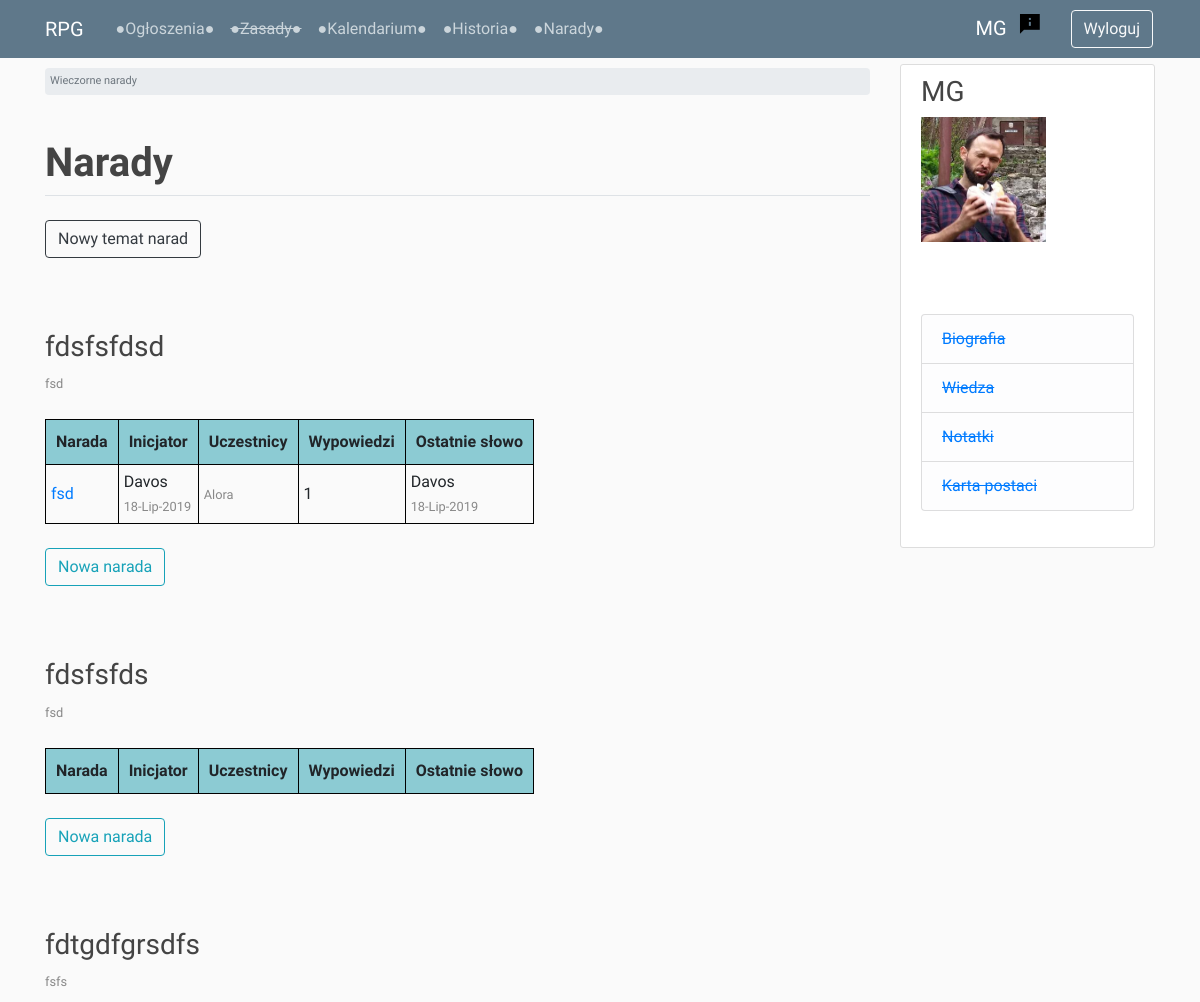
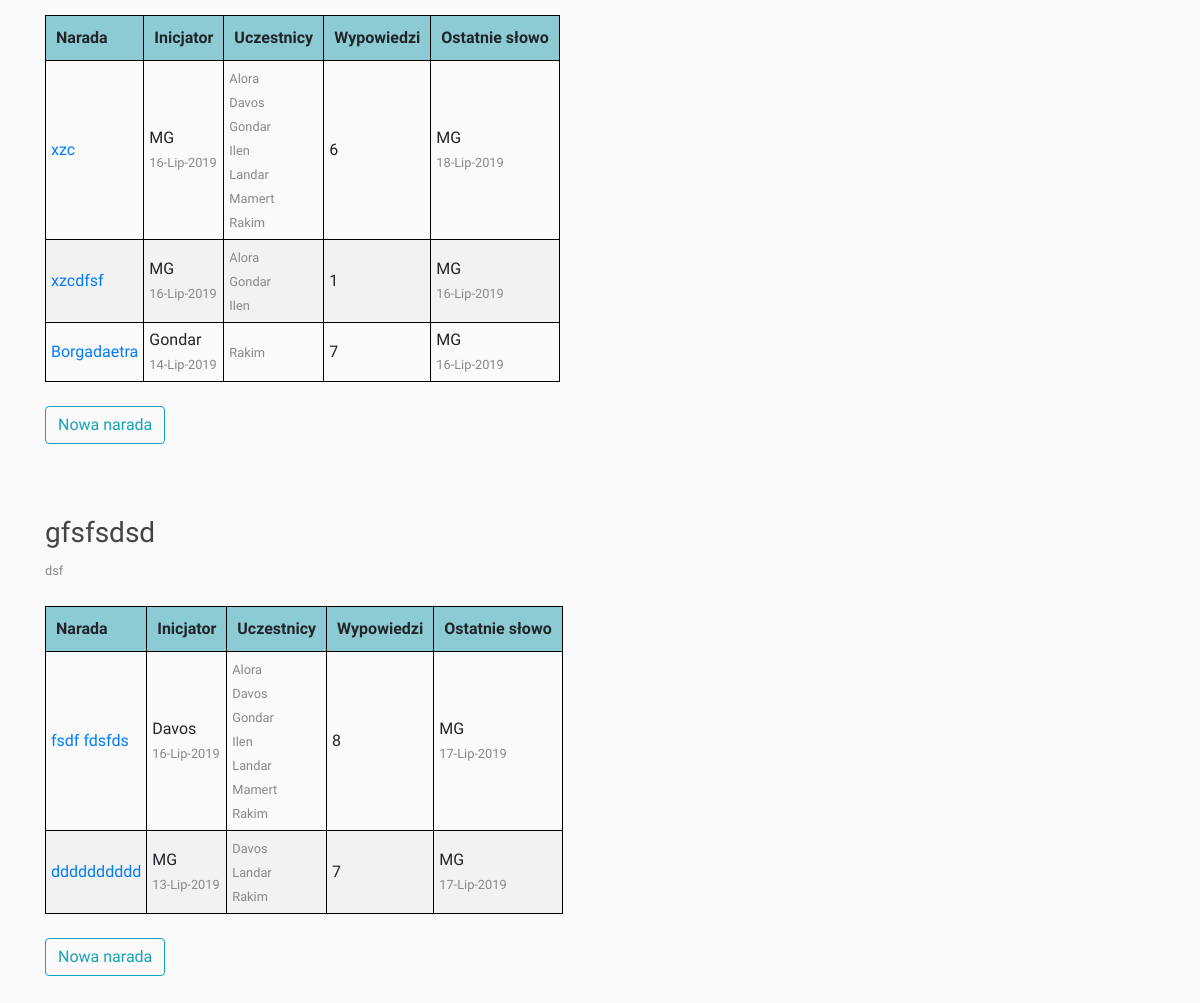
Before: /forum/ (signed in) with the older database file (2 pictures, top to bottom).
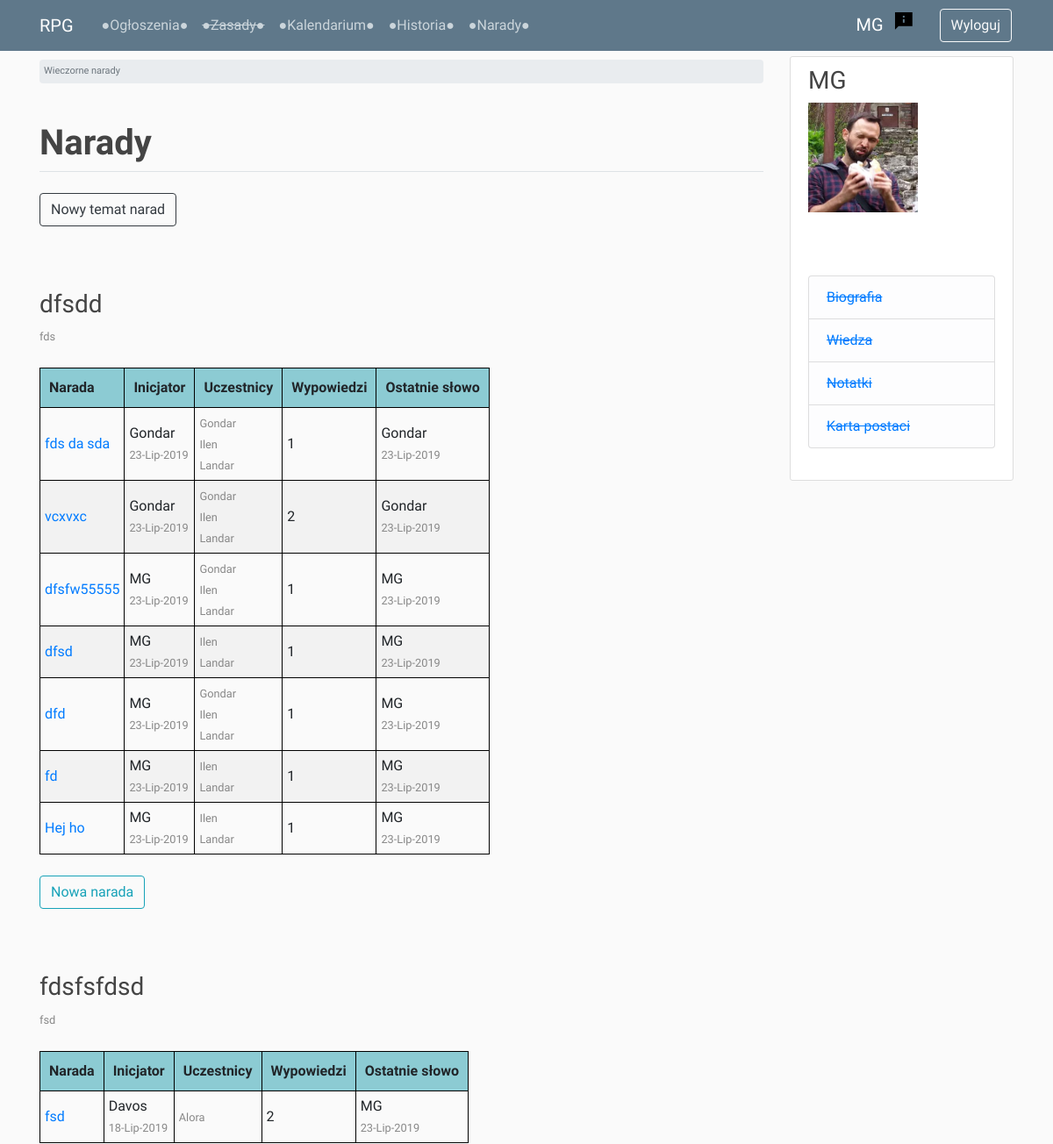
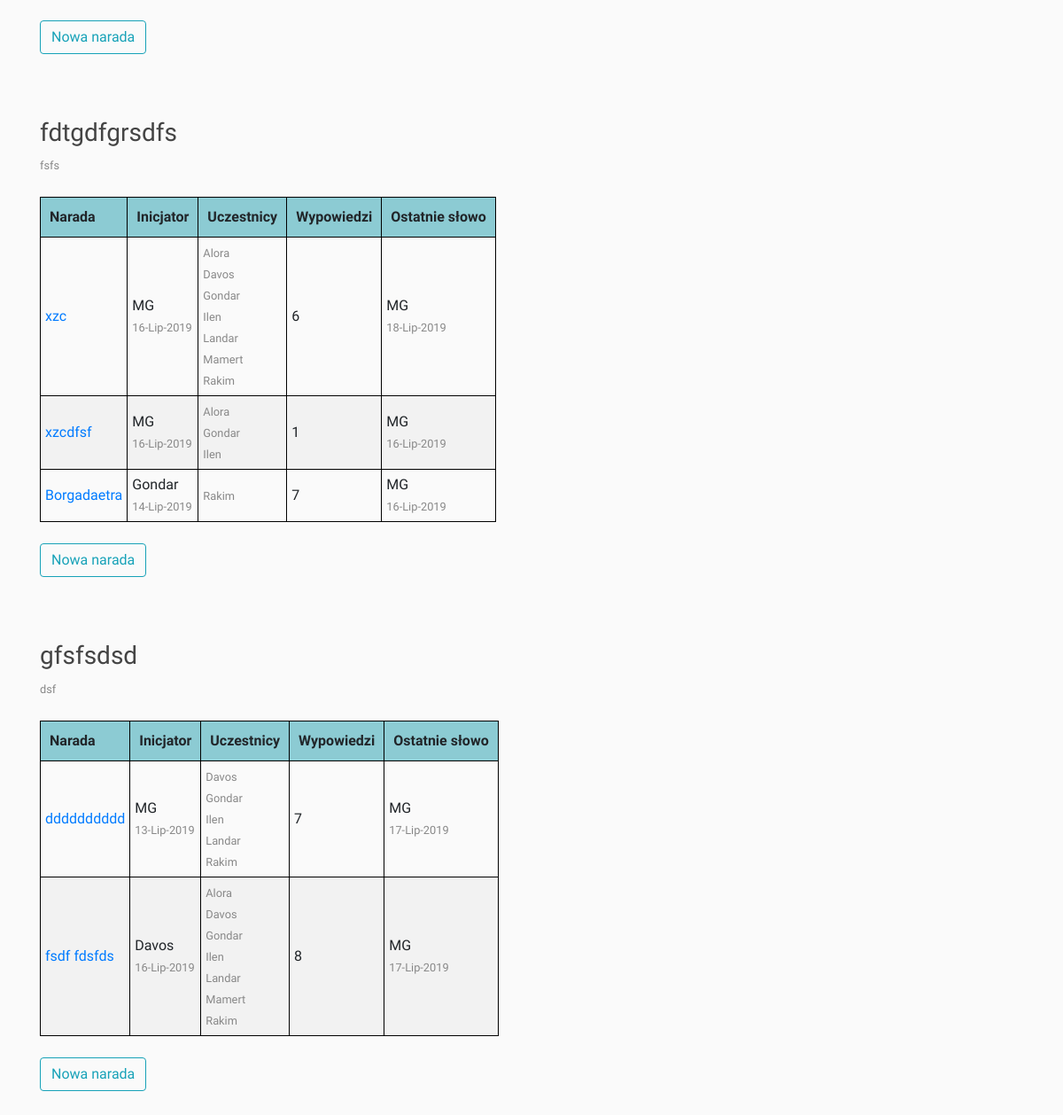
After: the same page with the newer database file (2 pictures, top to bottom).
### forum/models.py (models this page shows, shortened)
class Board(models.Model):
    title = models.CharField(max_length=50, unique=True)
    slug = models.SlugField(max_length=50, unique=True, blank=True)
    date_created = models.DateTimeField(auto_now_add=True)
    date_updated = models.DateTimeField(auto_now=True)
    description = models.CharField(max_length=100)
    class Meta:
        ordering = ['-date_updated']

class Topic(models.Model):
    topic_name = models.CharField(max_length=100, unique=True)
    slug = models.SlugField(max_length=50, unique=True, blank=True)
    date_created = models.DateTimeField(auto_now_add=True)
    date_updated = models.DateTimeField(auto_now=True)
    board = models.ForeignKey(Board, related_name='topics', on_delete=models.CASCADE)
    starter = models.ForeignKey(User, related_name='topics', on_delete=models.CASCADE)
    allowed_profiles = models.ManyToManyField(to=Profile, related_name='allowed_topics',
                                              limit_choices_to=
                                              Q(character_status='active_player') |
                                              Q(character_status='inactive_player') |
                                              Q(character_status='living_npc')
                                              )
    def get_absolute_url(self):
        return reverse('topic', kwargs={'board_slug': self.board.slug, 'topic_slug': self.slug})    # another way
    class Meta:
        ordering = ['-date_updated']

### users/models.py (models this page shows, shortened)
class Profile(models.Model):
    user = models.OneToOneField(User, on_delete=models.CASCADE)
    image = models.ImageField(default='profile_pics/default_profile.jpg', upload_to='profile_pics')
    character_name = models.CharField(max_length=50, default='')
    character_status = models.CharField(max_length=20, choices=STATUS, default='npc')
    class Meta:
        ordering = ['character_status', 'character_name']

### forum/views.py (the view)
# urls.py: path('', forum_view, name='forum'),
@login_required
def forum_view(request):
    queryset = Board.objects.all()
    topics_with_last_post_date_dict = {topic: topic.posts.all().aggregate(Max('date_posted'))['date_posted__max']
                                       for topic in Topic.objects.all()}
    topics_with_last_active_user_dict = {}
    for topic in Topic.objects.all():
        last_post = topic.posts.filter(date_posted=topics_with_last_post_date_dict[topic])
        topics_with_last_active_user_dict[topic] = last_post[0].author.profile.character_name if last_post else ''
    boards_with_allowed_profiles_dict = {}
    for board in queryset:
        allowed_profiles = ''
        for topic in board.topics.all():
            for profile in topic.allowed_profiles.all():
                if profile.character_name not in allowed_profiles:
                    allowed_profiles += profile.character_name
        boards_with_allowed_profiles_dict[board] = allowed_profiles
    context = {
        'page_title': 'Narady',
        'queryset': queryset,
        'topics_with_last_post_date_dict': topics_with_last_post_date_dict,
        'topics_with_last_active_user_dict': topics_with_last_active_user_dict,
        'boards_with_allowed_profiles_dict': boards_with_allowed_profiles_dict
    }
    return render(request, 'forum/forum.html', context)

### forum/templatetags/custom_filters.py (called while the page is built)
@register.filter
def dict_lookup(dict_, index):
    if index in dict_:
        return dict_[index]
    return ''

@register.filter
def get_first_word(text):
    return text.split(' ', 1)[0]

### forum/templates/forum/forum.html
{% extends 'base.html' %}
{% load custom_filters %}
{% block breadcrumb %}
    <li class="breadcrumb-item active">Wieczorne narady</li>
{% endblock breadcrumb %}
{% block content %}
    <br>
    {% if request.user.profile.character_name == '' %}
        <p><a href="/users/profile">Uzupełnij imię postaci, aby móc uczestniczyć w naradach!</a></p>
    {% else %}
        <div class="mb-4">
            <a href="{% url 'create_board' %}" class="btn btn-outline-dark">Nowy temat narad</a>
        </div><br><br>
        {% for board in queryset %}
            {% if request.user.profile.character_name in boards_with_allowed_profiles_dict|dict_lookup:board or request.user.profile.character_status == 'gm' %}
                <h3>{{ board.title }}</h3>
                {% if board.description %}
                    <small>{{ board.description }}</small> <br>
                {% endif %}<br>
                <table class="forum">
                    <thead>
                        <tr>
                            <th>Narada</th>
                            <th>Inicjator</th>
                            <th>Uczestnicy</th>
                            <th>Wypowiedzi</th>
                            <th>Ostatnie słowo</th>
                        </tr>
                    </thead>
                    <tbody>
                    {% for topic in board.topics.all %}
                        {% if request.user.profile in topic.allowed_profiles.all or request.user.profile.character_status == 'gm' %}
                            <tr>
                                <td>
                                    <a href="{{ topic.get_absolute_url }}">{{ topic.topic_name }}</a>
                                </td>
                                <td>
                                    {{ topic.starter.profile.character_name|get_first_word  }}<br>
                                    <small>{{ topic.date_created|date:'d-M-Y' }}</small>
                                </td>
                                <td>
                                    {% for profile in topic.allowed_profiles.all %}
                                        {% if profile.character_status != 'gm' %}
                                            <small>{{ profile.character_name|get_first_word }}</small><br>
                                        {% endif %}
                                    {% endfor %}
                                </td>
                                <td>{{ topic.posts.count }}</td>
                                <td>
                                    {{ topics_with_last_active_user_dict|dict_lookup:topic|get_first_word }}<br>
                                    <small>{{ topics_with_last_post_date_dict|dict_lookup:topic|date:'d-M-Y' }}</small>
                                </td>
                            </tr>
                        {% endif %}
                    {% endfor %}
                    </tbody>
                </table>
                <br>
                <div class="mb-4">
                    <a href="{% url 'create_topic' board.slug %}" class="btn btn-outline-info">Nowa narada</a>
                </div><br><br>
            {% endif %}
        {% endfor %}
    {% endif %}
{% endblock content %}

Changed rows visible on the page:
removed Board: title "fdsfsfds", description "fsd"
added Board: title "dfsdd", description "fds", Profile (character_name|get_first_word "Gondar"), Profile (character_name|get_first_word "Ilen"), Profile (character_name|get_first_word "Landar")
added Topic: topic_name "fds da sda", starter.profile.character_name|get_first_word "Gondar", date_created "23-Lip-2019", posts.count "1", id "Gondar", id "23-Lip-2019", Profile (character_name|get_first_word "Gondar"), Profile (character_name|get_first_word "Ilen"), Profile (character_name|get_first_word "Landar"), shown under "dfsdd"
added Topic: topic_name "vcxvxc", starter.profile.character_name|get_first_word "Gondar", date_created "23-Lip-2019", posts.count "2", id "Gondar", id "23-Lip-2019", Profile (character_name|get_first_word "Gondar"), Profile (character_name|get_first_word "Ilen"), Profile (character_name|get_first_word "Landar"), shown under "dfsdd"
added Topic: topic_name "dfsfw55555", starter.profile.character_name|get_first_word "MG", date_created "23-Lip-2019", posts.count "1", id "MG", id "23-Lip-2019", Profile (character_name|get_first_word "Gondar"), Profile (character_name|get_first_word "Ilen"), Profile (character_name|get_first_word "Landar"), shown under "dfsdd"
added Topic: topic_name "dfsd", starter.profile.character_name|get_first_word "MG", date_created "23-Lip-2019", posts.count "1", id "MG", id "23-Lip-2019", Profile (character_name|get_first_word "Ilen"), Profile (character_name|get_first_word "Landar"), shown under "dfsdd"
added Topic: topic_name "dfd", starter.profile.character_name|get_first_word "MG", date_created "23-Lip-2019", posts.count "1", id "MG", id "23-Lip-2019", Profile (character_name|get_first_word "Gondar"), Profile (character_name|get_first_word "Ilen"), Profile (character_name|get_first_word "Landar"), shown under "dfsdd"
added Topic: topic_name "fd", starter.profile.character_name|get_first_word "MG", date_created "23-Lip-2019", posts.count "1", id "MG", id "23-Lip-2019", Profile (character_name|get_first_word "Ilen"), Profile (character_name|get_first_word "Landar"), shown under "dfsdd"
added Topic: topic_name "Hej ho", starter.profile.character_name|get_first_word "MG", date_created "23-Lip-2019", posts.count "1", id "MG", id "23-Lip-2019", Profile (character_name|get_first_word "Ilen"), Profile (character_name|get_first_word "Landar"), shown under "dfsdd"
computed for Topic "fsd": posts.count "1" → "2"; id "Davos" → "MG"; id "18-Lip-2019" → "23-Lip-2019"
changed Topic "dddddddddd": gains Profile (character_name|get_first_word "Gondar"); gains Profile (character_name|get_first_word "Ilen"); moves up the list
